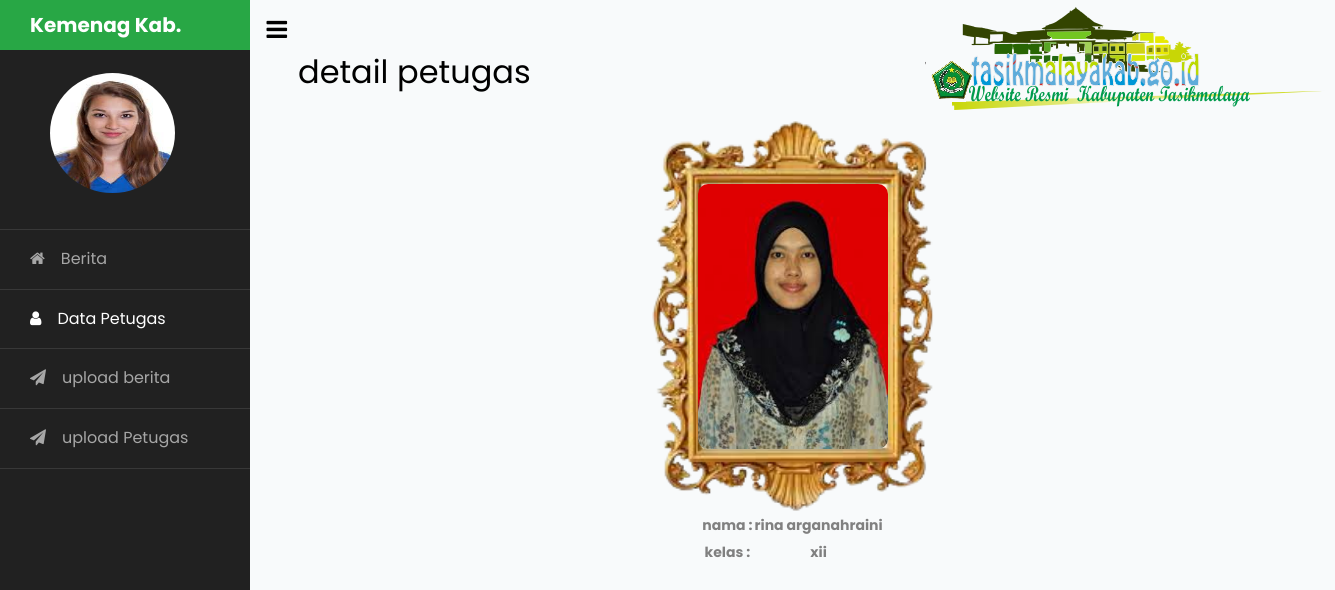
Screenshot of /index.php?page=detail&id=12125 (signed in) with the database file from the repository.
### tables this page shows
CREATE TABLE `siswa` (
  `nik` int(11) NOT NULL,
  `nama` varchar(40) NOT NULL,
  `jk` enum('l','p','','') NOT NULL,
  `kelas` enum('x','xi','xii','') NOT NULL,
  `poto` varchar(10000) DEFAULT NULL
);

### index.php (the view, shortened to what this page needs)
<?php
if (isset($_GET['page'])) {
  $acp = $_GET['page'];
}
?>
<?php
include "koneksi/koneksi.php";
 $foto = $_SESSION['nik'];
$query = mysqli_query($koneksi,"SELECT * FROM siswa WHERE nik='$foto'");
$foto = mysqli_fetch_array($query);
?>
<!doctype html>
<html lang="en">
<head>
  <link rel="stylesheet" href="https://stackpath.bootstrapcdn.com/font-awesome/4.7.0/css/font-awesome.min.css">
  <link rel="stylesheet" href="css/style.css">
</head>
<body>
  <div class="wrapper d-flex align-items-stretch">
    <nav id="sidebar">
      <div class="custom-menu">
        <button type="button" id="sidebarCollapse" class="btn btn-primary">
          <i class="fa fa-bars"></i>
        </button>
      </div>
      <h1><a href="index.php" class="logo">Kemenag Kab.</a></h1>
      <ul class="list-unstyled components mb-5">
        <li>
          <div class="propil">
          <img src="img/<?= $foto['poto']?>" id="img" >
        <img src="img/logop.png" alt="" id="i">
        </div>
        <br>
        </li>
        <li class="<?php if($acp == 'berita'){echo"active";}if($acp == 'edit' ){echo"active";} ?>">
        <div class="garis"></div>
          <a href="index.php?page=berita"><span class="fa fa-home mr-3"></span>Berita</a>
        </li>
        <li class="<?php if($acp == 'siswa' ){echo"active";}if($acp == 'detail' ){echo"active";}if($acp == 'editsiswa' ){echo"active";} ?>">
          <a href="index.php?page=siswa"><span class="fa fa-user mr-3"></span>Data Petugas</a>
        </li>
        <li class="<?php if($acp == 'upload'){echo"active";} ?>">
          <a href="index.php?page=upload"><span class="fa fa-paper-plane mr-3"></span>upload berita</a>
        </li>
        <li class="<?php if($acp == 'upload-siswa'){echo"active";} ?>">
          <a href="index.php?page=upload-siswa"><span class="fa fa-paper-plane mr-3"></span>upload Petugas</a>
        </li>
      </ul>
    </nav>
    <?php
    if (isset($_GET['page'])) {
      $id = $_GET['page'];
      if ($id == 'berita') {
        $name_page = "tampilan berita aktual";
      } else if ($id == 'upload') {
        $name_page = "upload berita";
      } else if ($id == 'siswa') {
        $name_page = "Data Petugas Kemenag";
      } else if ($id == 'upload-siswa') {
        $name_page = "upload data siswa";
      }else if ($id == 'detail') {
        $name_page = "detail petugas";
      }else if ($id == 'edit') {
        $name_page = "edit berita";
      }else if ($id == 'editsiswa') {
        $name_page = "edit data siswa";
      }
    }else{
      header('location:login');
    }
    ?>
    <div id="content" class="p-4 p-md-5 pt-5">
      <h2><?= $name_page ?></h2>
      <p>
        <?php
        if (isset($_GET['page'])) {
          $id = $_GET['page'];
          if ($id == 'berita') {
            include "tampil-data.php";
          } else if ($id == 'upload') {
            include "upload.php";
          } else if ($id == 'edit') {
            include "edit.php";
          } else if ($id == 'siswa') {
            include "tampil-data-siswa.php";
          } else if ($id == 'upload-siswa') {
            include "upload-siswa.php";
          } else if ($id == 'edit') {
            include "edit.php";
          }else if ($id == 'detail') {
            include "detail-siswa.php";
          }else if ($id == 'editsiswa') {
            include "edit-siswa.php";
          }
        }
        ?>
      </p>
    </div>
  </div>
</body>
</html>

### detail-siswa.php (shortened to what this page needs)
<?php
include "koneksi/koneksi.php";
if (isset($_GET['id'])) {
    $id = $_GET['id'];
    $queri = mysqli_query($koneksi, "SELECT * FROM siswa WHERE nik = '$id'");
    $data = mysqli_fetch_array($queri);
?>
   <center>
    <div class="out-box">
    <img src="img/<?= $data[4] ?>" alt="" id="im"><br><br>
    </div>
    <table>
    <tr>
            <td><b>nama :</b></td>
            <td><b><?=$data[1]?></b></td>
        </tr>
        <tr>
            <td><b>kelas  :</b></td>
            <td><b><?=$data[3]?></b></td>
        </tr>
    </table>
   </center>
<?php
}
?>

### detail-siswa.php (style rules this page uses)
#im { width:190px; height:265px; border-radius:10px; margin-top:24%; }
table { text-align:center; }
.out-box { width: 300px; height:400px; background-image:url('img/p1.png'); background-size:cover; border-radius: 10px; text-align: center; }

### index.php (style rules this page uses)
body { background-color:#f8fafb; }
#i { margin-top:-119%; margin-left:370%; }

### rows the page displays
siswa: poto (picture)
siswa: poto (picture), nama "rina arganahraini", kelas "xii"

### other values shown
$name_page "detail petugas"
